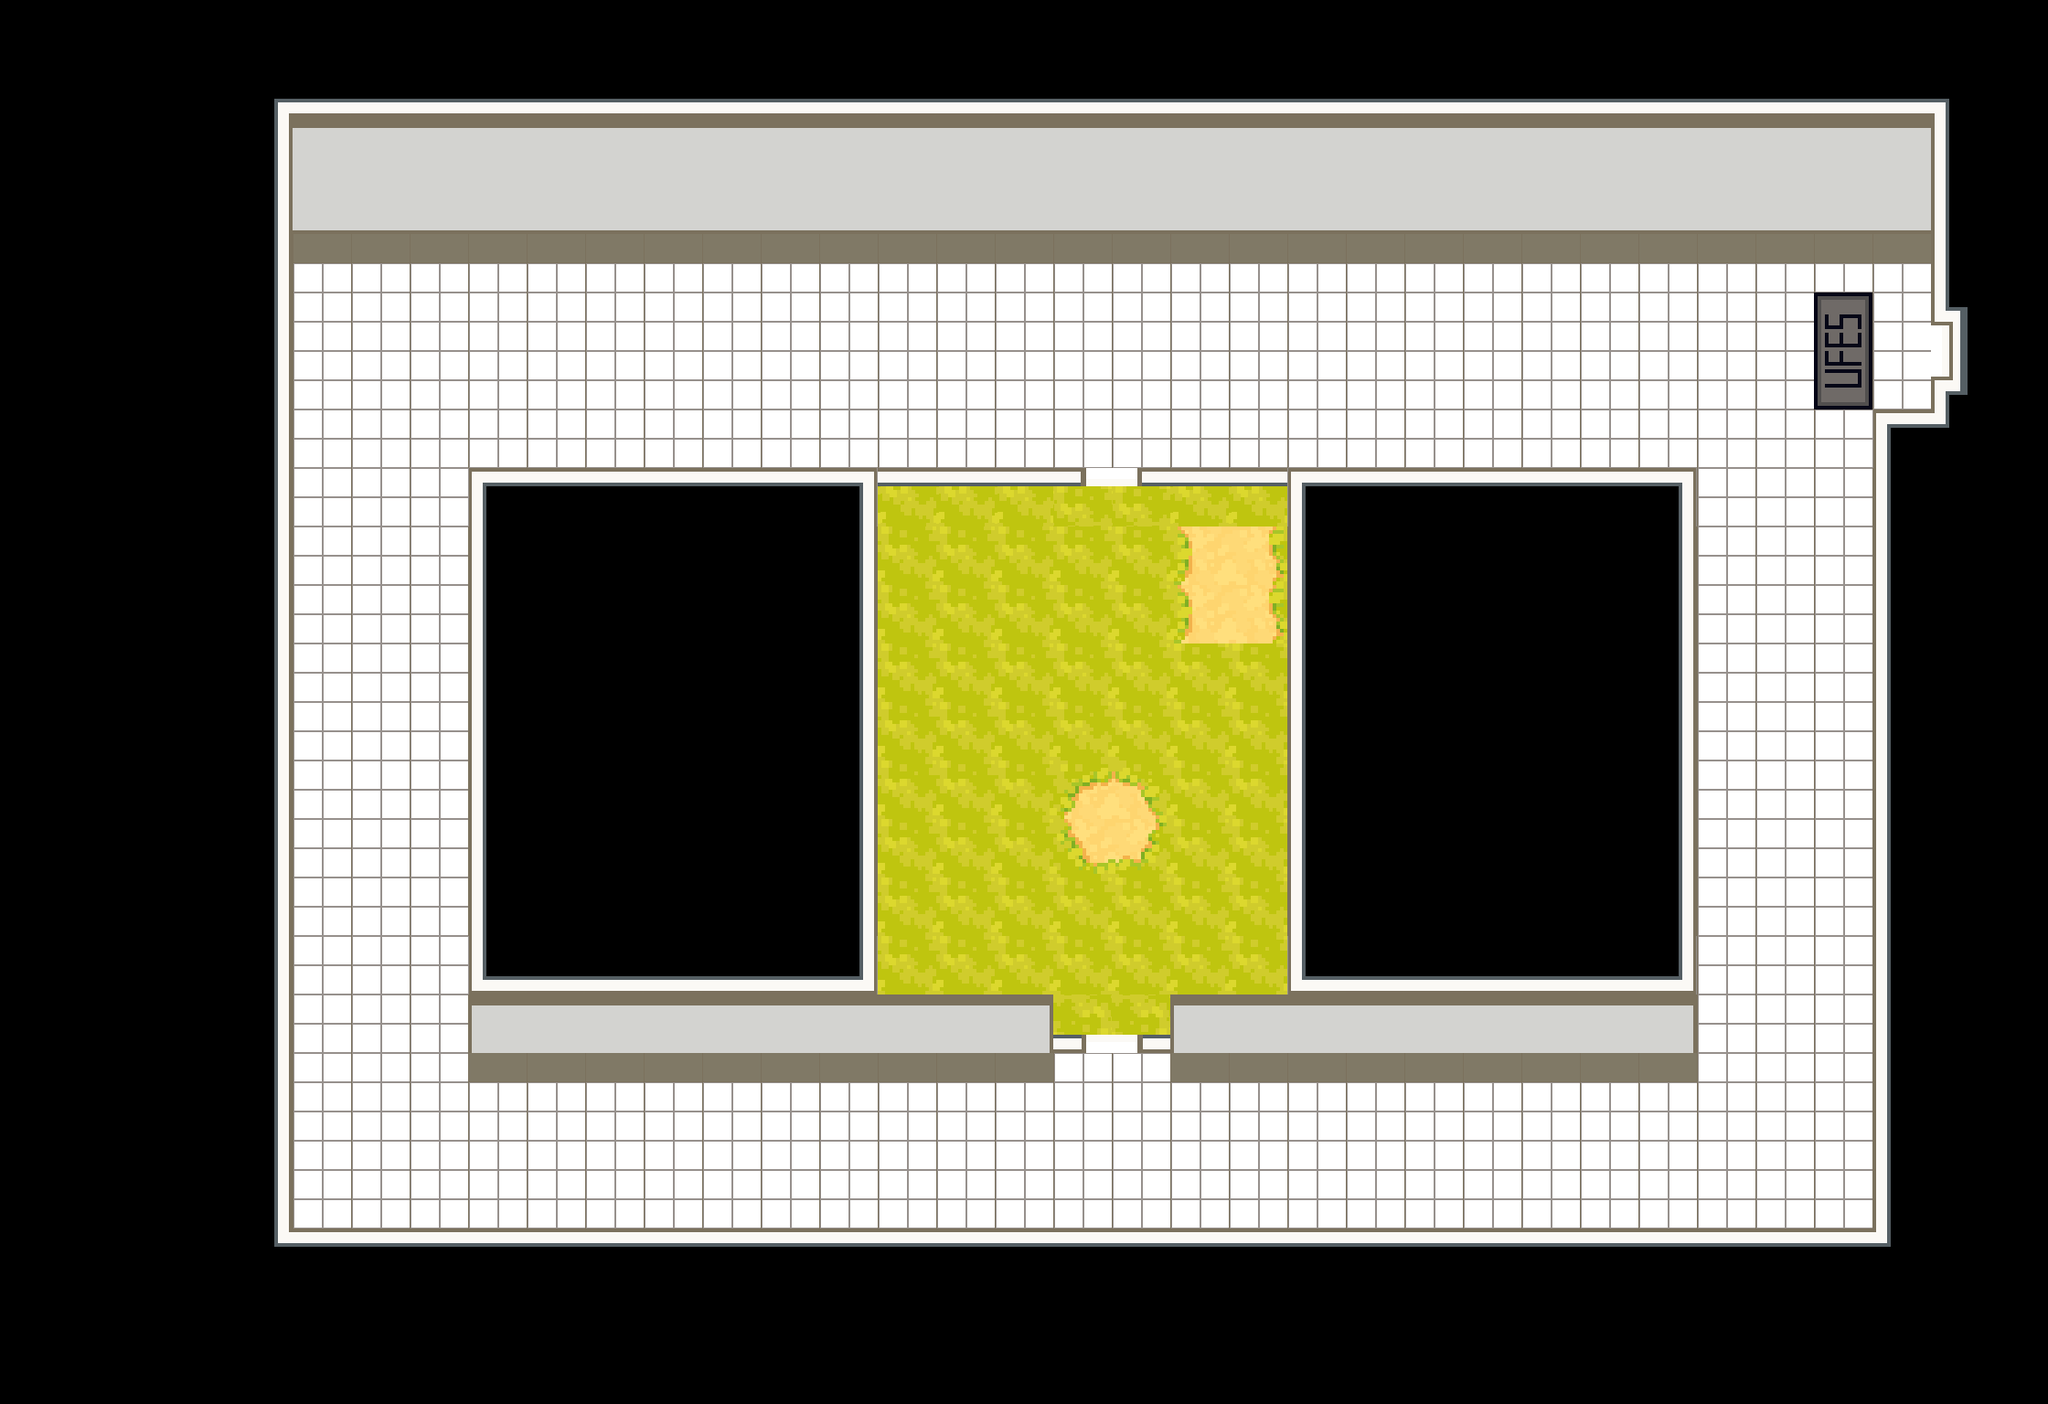

Rendered tile map (Tiled .tmx) drawn with the repository's tilesets; below, a short description and the map source with its tile grids summarised:
An orthogonal 35x24 tile map with 64x64 px tiles, 1 tile layer (Terrain), 3 tilesets and 51 objects (5x Player).

<map version="1.10" tiledversion="1.11.0" orientation="orthogonal" renderorder="right-down" width="35" height="24" tilewidth="64" tileheight="64" infinite="0" nextlayerid="8" nextobjectid="101">
 <tileset firstgid="1" name="chao_ct" tilewidth="64" tileheight="64" tilecount="80" columns="10">
  <image source="../tilesets/israel-collection/chao_ct.png" width="640" height="512" />
 </tileset>
 <tileset firstgid="81" name="objects" tilewidth="128" tileheight="192" tilecount="17" columns="0">
  <grid orientation="orthogonal" width="1" height="1" />
  <tile id="0">
   <image source="../tilesets/israel-collection/porta.png" width="87" height="104" />
  </tile>
  <tile id="4">
   <image source="../tilesets/israel-collection/porta2.png" width="87" height="104" />
  </tile>
  <tile id="7">
   <image source="../tilesets/israel-collection/placa_vitor.png" width="80" height="12" />
  </tile>
  <tile id="8">
   <image source="../tilesets/israel-collection/placa_patricia.png" width="100" height="12" />
  </tile>
  <tile id="9">
   <image source="../tilesets/israel-collection/placa_monalessa.png" width="100" height="12" />
  </tile>
  <tile id="10">
   <image source="../tilesets/objects/grass.png" width="64" height="64" />
  </tile>
  <tile id="11">
   <image source="../tilesets/objects/palm_small.png" width="64" height="128" />
  </tile>
  <tile id="12">
   <image source="../tilesets/objects/grassrock1.png" width="60" height="60" />
  </tile>
  <tile id="13">
   <image source="../tilesets/objects/grassrock2.png" width="56" height="60" />
  </tile>
  <tile id="14">
   <image source="../tilesets/objects/green_tree_bushy.png" width="128" height="192" />
  </tile>
  <tile id="20">
   <image source="../tilesets/israel-collection/porta_grande.png" width="126" height="159" />
  </tile>
  <tile id="21">
   <image source="../tilesets/israel-collection/amaes_heart.png" width="100" height="80" />
  </tile>
  <tile id="25">
   <image source="../tilesets/israel-collection/cafe.png" width="46" height="46" />
  </tile>
  <tile id="27">
   <image source="../tilesets/israel-collection/java.png" width="54" height="54" />
  </tile>
  <tile id="29">
   <image source="../tilesets/israel-collection/porta_monalessa.png" width="87" height="104" />
  </tile>
  <tile id="30">
   <image source="../tilesets/israel-collection/espelho.png" width="32" height="41" />
  </tile>
  <tile id="31">
   <image source="../tilesets/israel-collection/labes.png" width="119" height="55" />
  </tile>
 </tileset>
 <tileset firstgid="113" name="world" tilewidth="64" tileheight="64" tilecount="210" columns="10">
  <image source="../../graphics/tilesets/world.png" width="640" height="1344" />
 </tileset>
 <layer id="1" name="Terrain" width="35" height="24">
  <data>[840 cells, 556 non-empty, 36 distinct tile ids]</data>
 </layer>
 <objectgroup id="3" name="Objects">
  <object id="6" gid="85" x="1063.38" y="288.875" width="87" height="104" />
  <object id="7" gid="85" x="1727.75" y="288.875" width="87" height="104" />
  <object id="10" gid="88" x="1731.63" y="184.75" width="80" height="12" />
  <object id="11" gid="89" x="1056.88" y="184.625" width="100" height="12" />
  <object id="13" gid="90" x="1395.09" y="184.909" width="100" height="12" />
  <object id="14" gid="91" x="1025" y="766" width="64" height="64" />
  <object id="15" gid="91" x="1279" y="888" width="64" height="64" />
  <object id="16" gid="92" x="968" y="705" width="64" height="128" />
  <object id="17" gid="92" x="1347" y="948" width="64" height="128" />
  <object id="18" gid="95" x="1127" y="827" width="128" height="192" />
  <object id="19" gid="94" x="1080.67" y="868.667" width="56" height="60" />
  <object id="20" gid="94" x="1156.67" y="921.333" width="56" height="60" />
  <object id="21" gid="93" x="1278.67" y="782.667" width="60" height="60" />
  <object id="22" gid="93" x="1218.67" y="720" width="60" height="60" />
  <object id="59" gid="101" x="654.5" y="289" width="126" height="159" />
  <object id="86" gid="108" x="1824" y="231.273" width="48" height="48" />
  <object id="94" gid="110" x="1401.67" y="289" width="87" height="104" />
  <object id="100" gid="112" x="785" y="207.333" width="119" height="55" />
 </objectgroup>
 <objectgroup id="7" name="Interactive Objects">
  <object id="96" gid="111" x="1428.86" y="243.489" width="32" height="41">
   <properties>
    <property name="item_id" value="sala_monalessa" />
   </properties>
  </object>
 </objectgroup>
 <objectgroup id="4" name="Collisions">
  <object id="25" x="301.25" y="216.75" width="1812" height="15.5" />
  <object id="28" x="299.5" y="232.5" width="19.5" height="1131" />
  <object id="30" x="321.75" y="1312.75" width="1734.5" height="15.5" />
  <object id="31" x="2116" y="217.5" width="18.5" height="55.5" />
  <object id="32" x="2116" y="241.5" width="10" height="95" />
  <object id="33" x="2114.5" y="430" width="13.5" height="37" />
  <object id="34" x="2049.5" y="445.666" width="67" height="17.5" />
  <object id="35" x="2047.5" y="416.5" width="25" height="931" />
  <object id="36" x="1263" y="480.5" width="594" height="38" />
  <object id="37" x="515.5" y="478.5" width="651" height="38" />
  <object id="40" x="942.333" y="516.667" width="16.3333" height="570" />
  <object id="42" x="961" y="1050.76" width="190.333" height="40.9091" />
  <object id="44" x="513.667" y="1093" width="636" height="38.3333" />
  <object id="45" x="1284.33" y="1099.67" width="571.333" height="33" />
  <object id="46" x="1280.83" y="1050.37" width="146.833" height="42.1288" />
  <object id="48" x="1837.33" y="513" width="19" height="606.667" />
  <object id="49" x="513.75" y="511.75" width="24.5" height="580.75" />
  <object id="50" x="1152.18" y="1116.36" width="31.0909" height="19.2727" />
  <object id="51" x="1250.55" y="1116" width="29.4545" height="16" />
  <object id="52" x="1409.33" y="516" width="16.3333" height="570" />
  <object id="75" gid="102" x="1141.67" y="261.333" width="100" height="80" />
 </objectgroup>
 <objectgroup id="6" name="Dialogs">
  <object id="60" x="2004.17" y="282.167" width="54.6667" height="180.667">
   <properties>
    <property name="message">!!! 
Então aqui é o CT7!
Que lugar longe viu!
 devo me apressar para fazer os testes!
 o labes precisa de mim!</property>
   </properties>
  </object>
 </objectgroup>
 <objectgroup id="2" name="Entities">
  <object id="1" name="Player" x="2026.83" y="381.333">
   <properties>
    <property name="character_id" value="player" />
    <property name="direction" value="left" />
    <property name="pos" value="ufes" />
   </properties>
   <point />
  </object>
  <object id="62" name="Player" x="1774" y="316">
   <properties>
    <property name="character_id" value="player" />
    <property name="direction" value="down" />
    <property name="pos" value="sala_vitor" />
   </properties>
   <point />
  </object>
  <object id="63" name="Player" x="1440.67" y="314">
   <properties>
    <property name="character_id" value="player" />
    <property name="direction" value="down" />
    <property name="pos" value="sala_monalessa" />
   </properties>
   <point />
  </object>
  <object id="64" name="Player" x="1109.33" y="310">
   <properties>
    <property name="character_id" value="player" />
    <property name="direction" value="down" />
    <property name="pos" value="sala_patricia" />
   </properties>
   <point />
  </object>
  <object id="99" name="Player" x="718" y="307.5">
   <properties>
    <property name="character_id" value="player" />
    <property name="direction" value="down" />
    <property name="pos" value="ending" />
   </properties>
   <point />
  </object>
 </objectgroup>
 <objectgroup id="5" name="Transitions">
  <!-- 5 objects omitted --></objectgroup>
</map>
<!-- 5 of 51 objects omitted -->
